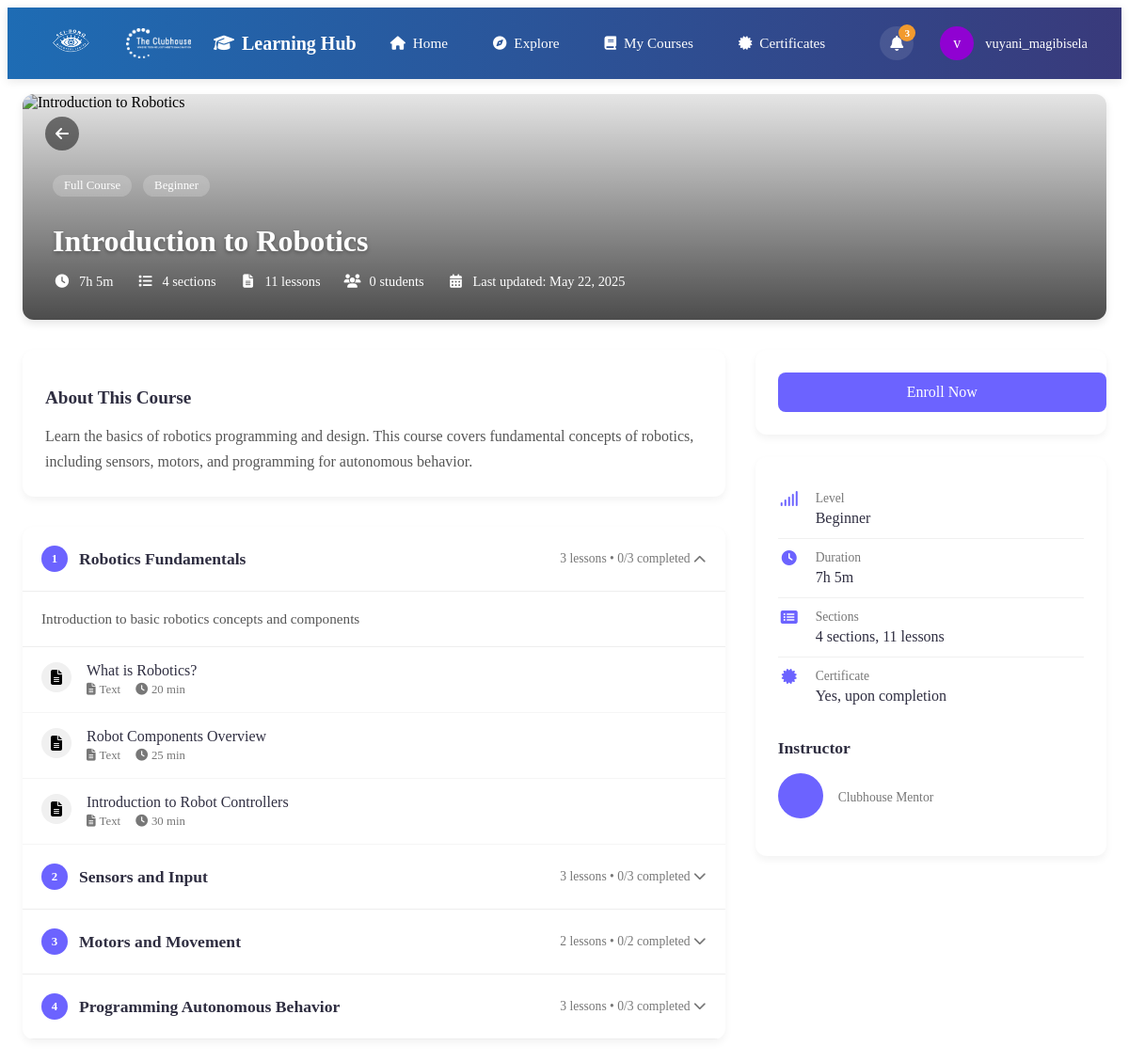
Page /app/Views/course.php?id=1 (signed in) on the committed database.
### tables this page shows
CREATE TABLE `courses` (
  `id` int NOT NULL,
  `course_code` varchar(50) NOT NULL,
  `title` varchar(255) NOT NULL,
  `description` text,
  `learning_objectives` text,
  `course_requirements` text,
  `prerequisites` text,
  `completion_criteria` text,
  `certification_criteria` text,
  `pass_percentage` decimal(5,2) DEFAULT '70.00',
  `type` enum('full_course','short_course','lesson','skill_activity') NOT NULL,
  `category` varchar(100) NOT NULL DEFAULT 'General',
  `difficulty_level` enum('Beginner','Intermediate','Advanced') NOT NULL DEFAULT 'Beginner',
  `duration` varchar(50) DEFAULT NULL,
  `estimated_duration_hours` int DEFAULT NULL,
  `image_path` varchar(255) DEFAULT NULL,
  `thumbnail_path` varchar(255) DEFAULT NULL,
  `enrollment_count` int NOT NULL DEFAULT '0',
  `max_enrollments` int DEFAULT NULL,
  `display_order` int NOT NULL DEFAULT '0',
  `is_featured` tinyint(1) NOT NULL DEFAULT '0',
  `is_published` tinyint(1) NOT NULL DEFAULT '0',
  `status` enum('active','inactive','draft','archived') NOT NULL DEFAULT 'draft',
  `created_by` int NOT NULL,
  `last_updated_by` int DEFAULT NULL,
  `created_at` timestamp NOT NULL DEFAULT CURRENT_TIMESTAMP,
  `updated_at` timestamp NOT NULL DEFAULT CURRENT_TIMESTAMP ON UPDATE CURRENT_TIMESTAMP
);

CREATE TABLE `course_sections` (
  `id` int NOT NULL,
  `course_id` int NOT NULL,
  `title` varchar(255) NOT NULL,
  `description` text,
  `order_number` int NOT NULL DEFAULT '0',
  `created_at` timestamp NOT NULL DEFAULT CURRENT_TIMESTAMP,
  `updated_at` timestamp NOT NULL DEFAULT CURRENT_TIMESTAMP ON UPDATE CURRENT_TIMESTAMP
);

CREATE TABLE `course_lessons` (
  `id` int NOT NULL,
  `section_id` int NOT NULL,
  `course_id` int DEFAULT NULL,
  `module_id` int DEFAULT NULL,
  `title` varchar(255) NOT NULL,
  `content` longtext,
  `lesson_objectives` text,
  `lesson_type` enum('text','video','quiz','assignment','interactive') NOT NULL DEFAULT 'text',
  `difficulty_level` enum('Beginner','Intermediate','Advanced') DEFAULT 'Beginner',
  `pass_percentage` decimal(5,2) DEFAULT '70.00',
  `prerequisites` text,
  `video_url` varchar(255) DEFAULT NULL,
  `duration_minutes` int DEFAULT NULL,
  `estimated_duration_minutes` int DEFAULT NULL,
  `order_number` int NOT NULL DEFAULT '0',
  `is_published` tinyint(1) NOT NULL DEFAULT '0',
  `created_at` timestamp NOT NULL DEFAULT CURRENT_TIMESTAMP,
  `updated_at` timestamp NOT NULL DEFAULT CURRENT_TIMESTAMP ON UPDATE CURRENT_TIMESTAMP
);

### app/Views/course.php (the view, shortened to what the rows shown need)
<?php
require_once '../../server.php';
require_once '../Controllers/CourseController.php';
require_once '../Controllers/LessonController.php';
$userId = $_SESSION['id'] ?? 0;
$courseId = isset($_GET['id']) ? intval($_GET['id']) : 0;
$courseController = new CourseController($conn);
$coursePageData = $courseController->getCourseDataForView($courseId, $userId);
$course = $coursePageData['course'];
$sections = $coursePageData['sections'];
?>
<!DOCTYPE html>
<html lang="en">
<head>
    <link rel="stylesheet" href="../../public/assets/css/course.css">
    <link rel="stylesheet" href="https://cdnjs.cloudflare.com/ajax/libs/font-awesome/6.4.0/css/all.min.css">
    </head>
<body>
    <?php include './admin/learn-header.php'; ?>
    <div class="course-container">
        <div class="course-header">
            <div class="course-banner">
                <div class="course-banner-overlay">
                    <a href="./admin/manage-courses.php" class="back-link">
                        <i class="fas fa-arrow-left"></i>
                    </a>
                    <div class="course-badges">
                        <span class="course-badge"><?php echo formatCourseType($course['type']); ?></span>
                        <span class="course-badge"><?php echo htmlspecialchars($course['difficulty_level']); ?></span>
                    </div>
                    <h1 class="course-title"><?php echo htmlspecialchars($course['title']); ?></h1>
                    <div class="course-meta">
                        <div class="meta-item">
                        </div>
                        <div class="meta-item">
                        </div>
                        <div class="meta-item">
                        </div>
                        <div class="meta-item">
                            <span class="meta-icon"><i class="fas fa-users"></i></span>
                            <span><?php echo $course['enrollment_count']; ?> students</span>
                        </div>
                        <div class="meta-item">
                            <span class="meta-icon"><i class="fas fa-calendar-alt"></i></span>
                            <span>Last updated: <?php echo date('M j, Y', strtotime($course['updated_at'] ?? $course['created_at'])); ?></span>
                        </div>
                    </div>
                </div>
            </div>
        </div>
        <div class="course-content">
            <div class="course-main">
                <div class="course-description">
                    <h2 class="description-title">About This Course</h2>
                    <div class="description-text">
                        <?php echo nl2br(htmlspecialchars($course['description'])); ?>
                    </div>
                </div>
                <div class="course-sections">
                    <?php foreach ($sections as $index => $section): ?>
                    <div class="section <?php echo $index === 0 ? 'section-expanded' : ''; ?>">
                        <div class="section-header" onclick="toggleSection(this.parentNode)">
                            <div class="section-title">
                                <span class="section-number"><?php echo $index + 1; ?></span>
                                <?php echo htmlspecialchars($section['title']); ?>
                            </div>
                            <div class="section-meta">
                                <?php
                                $sectionLessons = count($section['lessons']);
                                $sectionCompleted = 0;
                                ?>
                                <span><?php echo $sectionLessons; ?> lessons</span>
                                &bull;
                                <span><?php echo $sectionCompleted; ?>/<?php echo $sectionLessons; ?> completed</span>
                                <i class="fas fa-chevron-down section-toggle"></i>
                            </div>
                        </div>
                        <div class="section-content">
                            <?php if (!empty($section['description'])): ?>
                            <div class="section-description">
                                <?php echo htmlspecialchars($section['description']); ?>
                            </div>
                            <?php endif; ?>
                            <ul class="lesson-list">
                                <?php foreach ($section['lessons'] as $lesson): ?>
                                <li class="lesson-item <?php echo $lesson['completed'] ? 'lesson-completed' : ''; ?>">
                                    <div class="lesson-icon">
                                        <?php if ($lesson['completed']): ?>
                                        <i class="fas fa-check"></i>
                                        <?php else: ?>
                                        <i class="fas <?php echo getLessonIcon($lesson['lesson_type']); ?>"></i>
                                        <?php endif; ?>
                                    </div>
                                    <div class="lesson-details">
                                        <div class="lesson-title">
                                            <span><?php echo htmlspecialchars($lesson['title']); ?></span>
                                        </div>
                                        <div class="lesson-meta">
                                            <div class="lesson-type">
                                                <i class="fas <?php echo getLessonIcon($lesson['lesson_type']); ?>"></i>
                                                <span><?php echo ucfirst($lesson['lesson_type']); ?></span>
                                            </div>
                                            <div class="lesson-duration">
                                                <i class="fas fa-clock"></i>
                                                <span><?php echo $lesson['duration_minutes']; ?> min</span>
                                            </div>
                                        </div>
                                    </div>
                                </li>
                                <?php endforeach; ?>
                            </ul>
                        </div>
                    </div>
                    <?php endforeach; ?>
                </div>
            </div>
            <div class="course-sidebar">
                <div class="course-info-card">
                    <ul class="info-list">
                        <li class="info-item">
                            <div class="info-content">
                                <div class="info-label">Level</div>
                                <div class="info-value"><?php echo htmlspecialchars($course['difficulty_level']); ?></div>
                            </div>
                        </li>
                    </ul>
                </div>
            </div>
        </div>
    </div>
</body>
</html>

### rows in the picture
courses: type "Full Course", difficulty_level "Beginner", title "Introduction to Robotics", enrollment_count "0", updated_at "May 22, 2025", description "Learn the basics of robotics programming and design. This course covers fundamental concepts of robotics, including sensors, motors, and programming for autonomous behavior."
course_sections: title "Robotics Fundamentals", sectionLessons "3", sectionCompleted "0", description "Introduction to basic robotics concepts and components"
course_lessons: title "What is Robotics?", lesson_type "Text", duration_minutes "20"
course_lessons: title "Robot Components Overview", lesson_type "Text", duration_minutes "25"
course_lessons: title "Introduction to Robot Controllers", lesson_type "Text", duration_minutes "30"
course_sections: title "Sensors and Input", sectionLessons "3", sectionCompleted "0"
course_sections: title "Motors and Movement", sectionLessons "2", sectionCompleted "0"
course_sections: title "Programming Autonomous Behavior", sectionLessons "3", sectionCompleted "0"

### other values in the picture
substr($_SESSION['username'], 0, 1) "v"
$_SESSION['username'] "vuyani_magibisela"
formatDuration($totalDuration) "7h 5m"
count($sections) "4"
$totalLessons "11"
